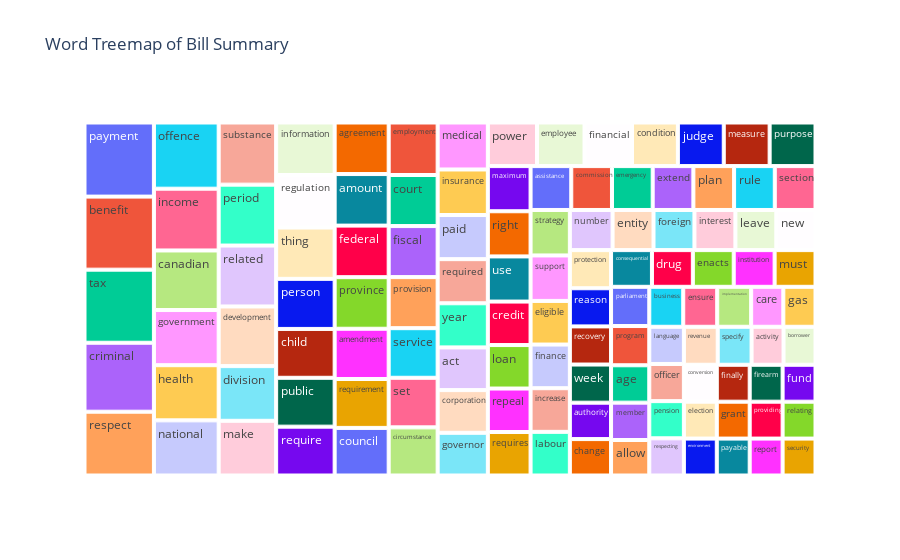

Notebook cell for this chart:
### Code cell
fed_legislation_table['tokenized'] = fed_legislation_table.apply(lambda row: nltk.word_tokenize(row['bill_summary']), axis=1)
tokenl1=[]
for i in list(fed_legislation_table['tokenized']):
    tokenl1+=i
tokenl1 = [t.lower() for t in tokenl1]
stop_words = set(stopwords.words('english'))
new_stopwords = ['bill','thing','act', 'assessment','amendment','statute','supply','amends','part','canada','summary','provide','also','enactment',
                'provides','provided','minister','make','purpose','among','person','certain','relation','march','september','limit',
                'administration','authorize','time','year','may','b','provision','c','e','order','code','make','made','day','take','add','thing']
new_stopwords_list = stop_words.union(new_stopwords)
new_stopwords2=['thing','make']
new_stopwords_list = new_stopwords_list.union(new_stopwords2)
tokenl1 =[t for t in tokenl1 if t not in new_stopwords_list]
tokenl1 = [t for t in tokenl1 if t.isalpha()]
lemmatizer = WordNetLemmatizer()
tokenl1 =[lemmatizer.lemmatize(t) for t in tokenl1]
counted = Counter(tokenl1)
word_freq = pd.DataFrame(counted.items(),columns=['word','frequency']).sort_values(by='frequency',ascending=False)
l2=word_freq
#print(l2)
freqlist=list(l2['frequency'])
wordlist=list(l2['word'])

#Building treemap using plotly:
#Building treemap using plotly:
import plotly.express as px
l2=word_freq.head(120)
#print(l2)
fig11 = px.treemap(l2, path=["word"], values="frequency", title = "Word Treemap of Bill Summary")
fig11.data[0].hovertemplate = '%{label}<br>%{value}'
fig11.write_html("federal_word_treemap.html")
fig11.show()

### Figure 1 — Plotly figure (JSON) as saved in the notebook; plotly's stock layout.template omitted (floating-point values rounded to 4 significant figures)
{"data": [{"branchvalues": "total", "domain": {"x": [0, 1], "y": [0, 1]}, "hovertemplate": "%{label}<br>%{value}", "ids": ["act", "activity", "age", "agreement", "allow", "amendment", "amount", "assistance", "authority", "benefit", "borrower", "business", "canadian", "care", "change", "child", "circumstance", "commission", "condition", "consequential", "conversion", "corporation", "council", "court", "credit", "criminal", "development", "division", "drug", "election", "eligible", "emergency", "employee", "employment", "enacts", "ensure", "entity", "environment", "extend", "federal", "finally", "finance", "financial", "firearm", "fiscal", "foreign", "fund", "gas", "government", "governor", "grant", "health", "implementation", "income", "increase", "information", "institution", "insurance", "interest", "judge", "labour", "language", "leave", "loan", "make", "maximum", "measure", "medical", "member", "must", "national", "new", "number", "offence", "officer", "paid", "parliament", "payable", "payment", "pension", "period", "person", "plan", "power", "program", "protection", "providing", "province", "provision", "public", "purpose", "reason", "recovery", "regulation", "related", "relating", "repeal", "report", "require", "required", "requirement", "requires", "respect", "respecting", "revenue", "right", "rule", "section", "security", "service", "set", "specify", "strategy", "substance", "support", "tax", "thing", "use", "week", "year"], "labels": ["act", "activity", "age", "agreement", "allow", "amendment", "amount", "assistance", "authority", "benefit", "borrower", "business", "canadian", "care", "change", "child", "circumstance", "commission", "condition", "consequential", "conversion", "corporation", "council", "court", "credit", "criminal", "development", "division", "drug", "election", "eligible", "emergency", "employee", "employment", "enacts", "ensure", "entity", "environment", "extend", "federal", "finally", "finance", "financial", "firearm", "fiscal", "foreign", "fund", "gas", "government", "governor", "grant", "health", "implementation", "income", "increase", "information", "institution", "insurance", "interest", "judge", "labour", "language", "leave", "loan", "make", "maximum", "measure", "medical", "member", "must", "national", "new", "number", "offence", "officer", "paid", "parliament", "payable", "payment", "pension", "period", "person", "plan", "power", "program", "protection", "providing", "province", "provision", "public", "purpose", "reason", "recovery", "regulation", "related", "relating", "repeal", "report", "require", "required", "requirement", "requires", "respect", "respecting", "revenue", "right", "rule", "section", "security", "service", "set", "specify", "strategy", "substance", "support", "tax", "thing", "use", "week", "year"], "name": "", "parents": ["", "", "", "", "", "", "", "", "", "", "", "", "", "", "", "", "", "", "", "", "", "", "", "", "", "", "", "", "", "", "", "", "", "", "", "", "", "", "", "", "", "", "", "", "", "", "", "", "", "", "", "", "", "", "", "", "", "", "", "", "", "", "", "", "", "", "", "", "", "", "", "", "", "", "", "", "", "", "", "", "", "", "", "", "", "", "", "", "", "", "", "", "", "", "", "", "", "", "", "", "", "", "", "", "", "", "", "", "", "", "", "", "", "", "", "", "", "", "", ""], "type": "treemap", "values": [30, 17, 20, 39, 19, 38, 39, 25, 21, 71, 17, 19, 54, 18, 21, 40, 33, 25, 28, 21, 17, 30, 36, 35, 26, 67, 48, 44, 21, 17, 24, 25, 29, 36, 21, 19, 23, 17, 25, 39, 17, 24, 29, 17, 35, 23, 17, 18, 50, 30, 17, 50, 19, 56, 24, 43, 21, 32, 23, 28, 24, 18, 23, 26, 44, 27, 28, 33, 20, 21, 50, 22, 24, 60, 18, 31, 21, 17, 72, 18, 49, 41, 25, 30, 21, 22, 17, 39, 35, 40, 28, 22, 22, 43, 49, 17, 26, 17, 40, 31, 37, 26, 62, 18, 18, 27, 25, 25, 17, 34, 34, 18, 25, 50, 25, 71, 42, 27, 22, 31]}], "layout": {"autosize": true, "legend": {"tracegroupgap": 0}, "title": {"text": "Word Treemap of Bill Summary"}}}
